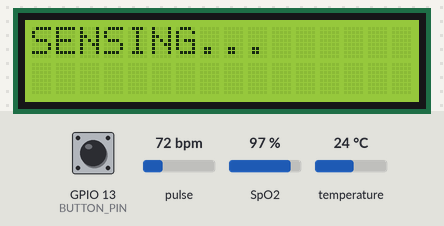
This sketch was run on a simulated ESP32. Shown: 16×2 character LCD. Inputs (shaded band) come from the test bench; at power-on: pulse 72 bpm, temperature 24 °C, SpO2 97 %, GPIO 13 (BUTTON_PIN) HIGH. WiFi joins after 1.5 s; servers stay silent unless stated; web services answer with replies made up by the test bench.

Above: at 2.9 s.
3.0 s: pulse set to 42 bpm
At 11.51 s:
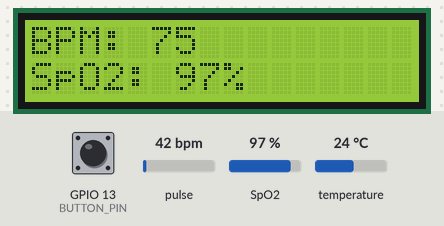
15.1 s: temperature set to 12 °C
At 16.32 s:
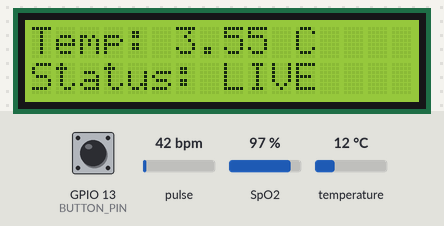
17.9 s: SpO2 set to 85 %
At 21.5 s:
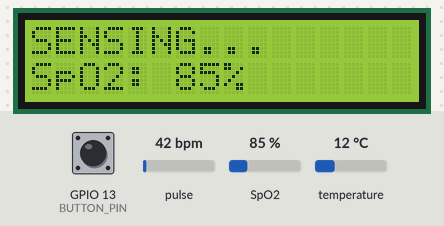
22.6 s: temperature set to 19 °C
At 25.92 s:
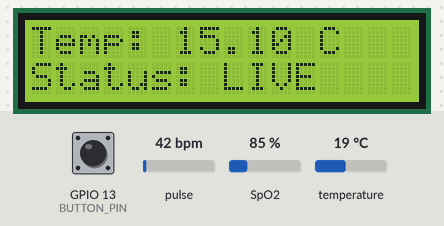
27.5 s: pulse set to 70 bpm
At 30.71 s:
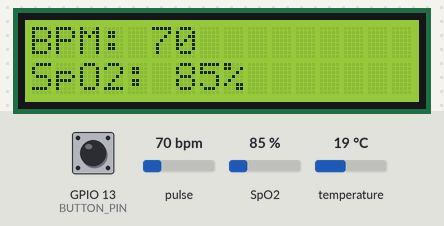
32.2 s: temperature set to 28 °C
At 35.52 s:
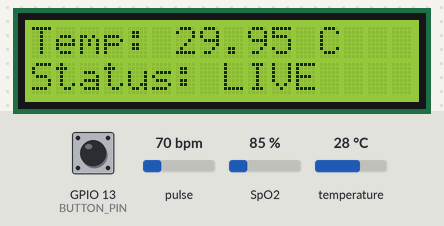
Timing chart, 0 to 37.0 s (numbered marks = the images above; inputs shaded):
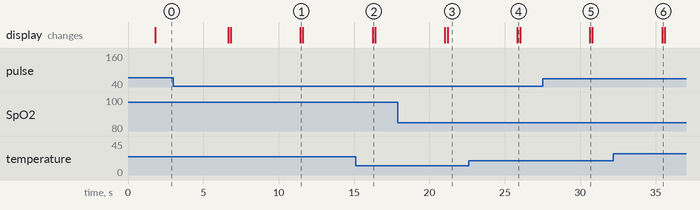

The sketch:

code.ino
```cpp
#include <Wire.h>
#include <MAX30105.h>
#include "spo2_algorithm.h"
#include <DHT.h>
#include <OneWire.h>
#include <DallasTemperature.h>
#include <WiFi.h>
#include <HTTPClient.h>
#include <ArduinoJson.h>
#include <Firebase_ESP_Client.h>
#include <LiquidCrystal_I2C.h> // Ensure you install this library

#include "addons/TokenHelper.h"
#include "addons/RTDBHelper.h"

// ------------------- CONFIGURATION -------------------
const char* ssid = "YOUR_ACTUAL_WIFI_NAME";
const char* password = "YOUR_ACTUAL_WIFI_PASSWORD";
#define API_KEY "YOUR_ACTUAL_FIREBASE_API_KEY"
#define DATABASE_URL "https://YOUR_DATABASE.firebaseio.com"

const char* patientID = "Deeksha";
const char* guardianName = "Anu";
const char* guardianPhone = "1234567890";

#define BUTTON_PIN 13

// LCD & SENSOR OBJECTS
// Address 0x27 is standard. If it doesn't work, try 0x3F.
LiquidCrystal_I2C lcd(0x27, 16, 2);
DHT dht(5, DHT11);
OneWire oneWire(4);
DallasTemperature sensors(&oneWire);
MAX30105 particleSensor;
FirebaseData fbdo;
FirebaseAuth auth;
FirebaseConfig config;

// DATA BUFFERS & VALIDATION
uint32_t irBuffer[100];
uint32_t redBuffer[100];
int8_t validSPO2, validHeartRate;
int32_t spo2, heartRate;
int32_t lastStableBPM = 75;
int32_t lastStableSPO2 = 98;
float lastTemp = 36.5;

// SOS & DISPLAY LOGIC
int buttonPushCounter = 0;
unsigned long firstClickTime = 0;
bool sosActive = false;
unsigned long lastFirebaseUpdate = 0;
unsigned long lastPageChange = 0;
int lcdPage = 0;
String globalCity = "Searching...";
String mapLink = "Waiting...";

void getIPLocation();

void setup() {
  Serial.begin(115200);
  pinMode(BUTTON_PIN, INPUT_PULLUP);

  // Initialize LCD
  lcd.init();
  lcd.backlight();
  lcd.setCursor(0, 0);
  lcd.print("AuraSense Boot");

  WiFi.begin(ssid, password);
  while (WiFi.status() != WL_CONNECTED) { delay(500); }

  config.api_key = API_KEY;
  config.database_url = DATABASE_URL;
  Firebase.signUp(&config, &auth, "", "");
  Firebase.begin(&config, &auth);

  getIPLocation();

  Wire.begin(21, 22); // Same pins for Sensor and LCD
  if (!particleSensor.begin(Wire, I2C_SPEED_FAST)) { while(1); }
  particleSensor.setup(60, 4, 2, 100, 411, 4096);
  dht.begin();
  sensors.begin();
}

void loop() {
  handleButton();

  // 1. FINGER DETECTION
  long irValue = particleSensor.getIR();
  if (irValue < 50000) {
    lcd.setCursor(0, 0);
    lcd.print("STATUS:NO FINGER");
    lcd.setCursor(0, 1);
    lcd.print("PLACE FINGER... ");
    if (millis() - lastFirebaseUpdate > 2000) {
       Firebase.RTDB.setString(&fbdo, "/Patients/" + String(patientID) + "/status", "Disconnected");
       lastFirebaseUpdate = millis();
    }
    return;
  }

  // 2. DATA COLLECTION
  lcd.setCursor(0,0);
  lcd.print("SENSING...      ");
  for (byte i = 0; i < 100; i++) {
    while (!particleSensor.available()) particleSensor.check();
    redBuffer[i] = particleSensor.getRed();
    irBuffer[i] = particleSensor.getIR();
    particleSensor.nextSample();
    handleButton();
  }

  // 3. VALIDATION LOGIC
  maxim_heart_rate_and_oxygen_saturation(irBuffer, 100, redBuffer, &spo2, &validSPO2, &heartRate, &validHeartRate);
  if (validHeartRate && heartRate >= 40 && heartRate <= 200) {
    if (abs(heartRate - lastStableBPM) <= 20) {
      lastStableBPM = heartRate;
    }
  }
  lastStableSPO2 = (validSPO2 && spo2 > 80 && spo2 <= 100) ? spo2 : lastStableSPO2;
  sensors.requestTemperatures();
  lastTemp = sensors.getTempCByIndex(0) + (0.65 * (sensors.getTempCByIndex(0) - 25.0));

  // 4. LCD MULTI-PAGE DISPLAY
  lcd.clear();
  if (sosActive) {
    lcd.setCursor(0, 0);
    lcd.print("!! SOS ALERT !!");
    lcd.setCursor(0, 1);
    lcd.print("HELP");
  } else {
    // Switch between BPM/SpO2 and Temp/Status
    if (millis() - lastPageChange > 3000) {
      lcdPage = !lcdPage;
      lastPageChange = millis();
    }

    if (lcdPage == 0) {
      lcd.setCursor(0, 0);
      lcd.print("BPM: "); lcd.print(lastStableBPM);
      lcd.setCursor(0, 1);
      lcd.print("SpO2: "); lcd.print(lastStableSPO2); lcd.print("%");
    } else {
      lcd.setCursor(0, 0);
      lcd.print("Temp: "); lcd.print(lastTemp); lcd.print(" C");
      lcd.setCursor(0, 1);
      lcd.print("Status: LIVE");
    }
  }

  // 5. FIREBASE UPDATE
  if (Firebase.ready()) {
    FirebaseJson json;
    json.set("bpm", lastStableBPM);
    json.set("spo2", lastStableSPO2);
    json.set("temp", lastTemp);
    json.set("status", "Live");
    if (sosActive) {
      json.set("emergency/active", true);
      json.set("emergency/guardian_name", guardianName);
      json.set("emergency/contact", guardianPhone);
    } else {
      json.set("emergency/active", false);
    }
    Firebase.RTDB.updateNode(&fbdo, "/Patients/" + String(patientID), &json);
  }
}

void handleButton() {
  if (digitalRead(BUTTON_PIN) == LOW) {
    delay(50);
    if (buttonPushCounter == 0) firstClickTime = millis();
    buttonPushCounter++;
    while(digitalRead(BUTTON_PIN) == LOW);
    if (buttonPushCounter >= 3) {
      sosActive = true;
      buttonPushCounter = 0;
      Firebase.RTDB.setBool(&fbdo, "/Patients/" + String(patientID) + "/emergency/active", true);
    }
  }
  if (sosActive && (millis() - firstClickTime > 60000)) sosActive = false;
  if (buttonPushCounter > 0 && (millis() - firstClickTime > 10000)) buttonPushCounter = 0;
}

void getIPLocation() {
  HTTPClient http;
  http.begin("http://ip-api.com/json/");
  if (http.GET() > 0) {
    StaticJsonDocument<512> doc;
    deserializeJson(doc, http.getString());
    globalCity = doc["city"].as<String>();
    mapLink = "http://googleusercontent.com/maps.google.com/search?q=" + String(doc["lat"].as<float>(), 6) + "," + String(doc["lon"].as<float>(), 6);
  }
  http.end();
}
```
